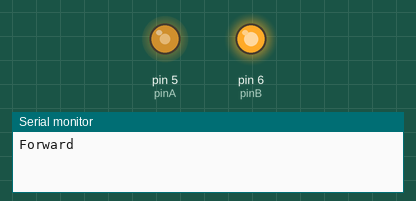
Simulated run of this sketch. Board: Arduino Uno, built with avr-gcc and run on an emulated ATmega328P. Shown: output pins drawn as LEDs (lit = HIGH), the last lines printed to the serial monitor.

Above: at 0.05 s.
At 4.05 s:
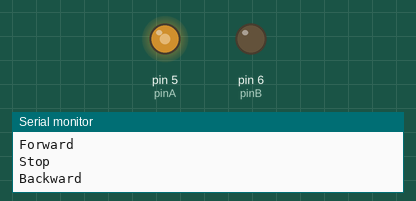
At 7.95 s:
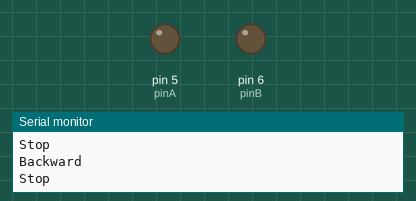
Timing chart, 0 to 10.4 s (numbered marks = the images above):
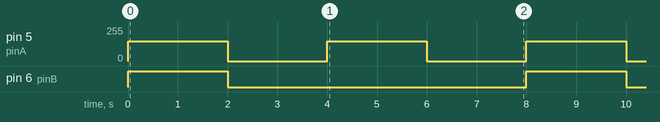

Measured:
- by itself, pin 5 (pinA): alternates 150/255 for 2.0 s and 0/255 for 2.0 s
- by itself, pin 6 (pinB): alternates HIGH for 2.0 s and LOW for 6.0 s

The sketch:

Tank_Bot_Motor_Test.ino
```cpp
int pinA = 5;
int pinB = 6;


void setup() {
  Serial.begin(9600);
  pinMode(pinA, OUTPUT);
  pinMode(pinB, OUTPUT);
}

void loop() {


  Serial.println("Forward");
  analogWrite(pinA, 150);
  digitalWrite(pinB, HIGH);
  delay(2000);

  Serial.println("Stop");
  analogWrite(pinA, 0);
  digitalWrite(pinB, LOW);
  delay(2000);

  Serial.println("Backward");
  analogWrite(pinA, 150);
  digitalWrite(pinB, LOW);
  delay(2000);

  Serial.println("Stop");
  analogWrite(pinA, 0);
  digitalWrite(pinB, LOW);
  delay(2000);


}
```
